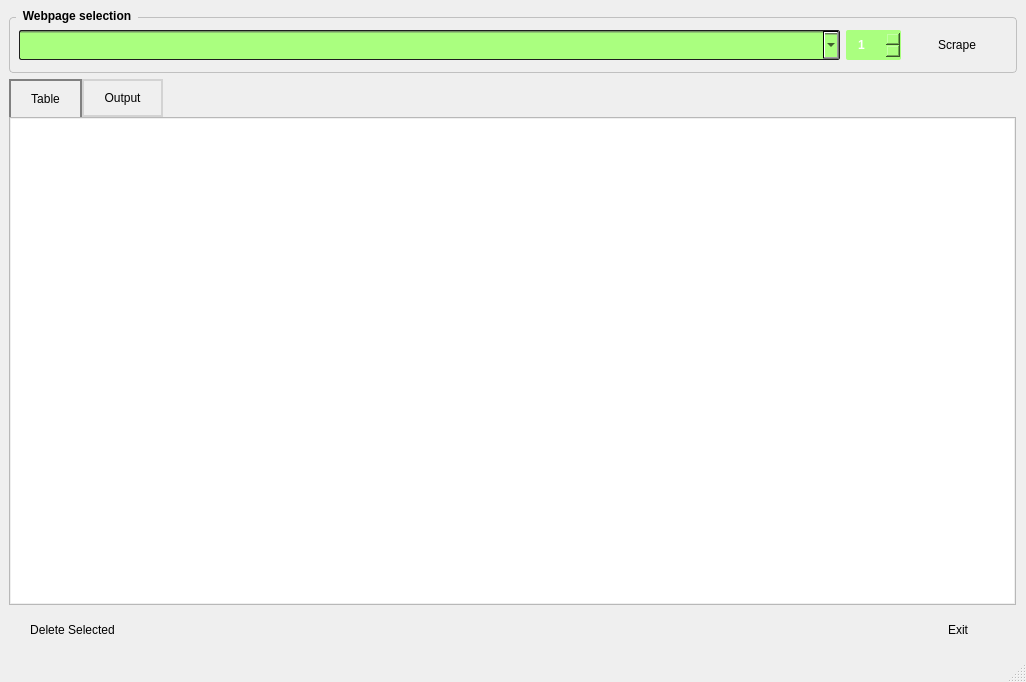
<?xml version="1.0" encoding="UTF-8"?>
<ui version="4.0">
 <class>MainWindow</class>
 <widget class="QMainWindow" name="MainWindow">
  <property name="geometry">
   <rect>
    <x>0</x>
    <y>0</y>
    <width>1026</width>
    <height>682</height>
   </rect>
  </property>
  <property name="windowTitle">
   <string>Scrapy Project</string>
  </property>
  <property name="styleSheet">
   <string notr="true">/* Setting a style */
QWidget {
        background-color: &quot;powderblue&quot;;
}
/* --------------------------------------- expand pane in qtabwidget --------------------------------------- */
QTabWidget::pane {
    border: 0 solid black;
    margin: -9px -8px -8px -9px;
}
QTabBar::tab {
    background: &quot;peachpuff&quot;; 
    border: 2px solid lightgray; 
    padding: 10px 20px 10px 20px;
}
 QTabBar::tab:selected {
    background: &quot;lightgreen&quot;;
    border: 2px solid gray;
    padding: 10px 20px 10px 20px;
    margin-bottom: -2px; 
 }
/* --------------------------------------- Style the BUTTONS --------------------------------------- */
QPushButton {
    color: &quot;black&quot;; /* Button Text */
    padding: 10px;
    border-radius: 5px;
    border-width: 1px;
    border-color: &quot;lightslategrey&quot;;
    border-style: solid;
}
QPushButton#btn_scrape {
    background-color: &quot;lightgreen&quot;;
    padding: 10px 30px 10px 30px;
    border-color: &quot;olivedrap&quot;;
}
QPushButton::hover#btn_scrape {
    color: &quot;white&quot;; /* Button Text */
    background-color: &quot;forestgreen&quot;;
    font-weight:bold;
}
QPushButton#btn_delete {
    background-color: &quot;khaki&quot;;
    padding: 10px 20px 10px 20px;
    border-color: &quot;darkgoldenrod&quot;;
}
QPushButton::hover#btn_delete {
    color: &quot;white&quot;; /* Button Text */
    background-color: &quot;darkgoldenrod&quot;;
    font-weight:bold;
}
QPushButton#btn_exit {
    color: &quot;black&quot;; /* Button Text */
    background-color: &quot;orange&quot;;
    padding: 8px;
    border-radius: 5px;
    border-width: 1px;
    border-color: &quot;red&quot;;
    border-style: solid;
    width:100px;
    height:10px;
}
QPushButton::hover#btn_exit {
    color: &quot;white&quot;; /* Button Text */
    background-color: &quot;red&quot;;
    border-color: &quot;orange&quot;;
    border-width: 0px;
    font-weight:bold;
}
/* --------------------------------------- Style the QGroupbox --------------------------------------- */
QGroupBox {
    font: bold;
    border: 1px solid silver;
    border-radius: 4px;
    margin-top: 8px;
background-color: &quot;lightgreen&quot;;
}
QGroupBox::title {
    subcontrol-origin: margin;
    left: 7px;
    padding: 0px 5px 0px 5px;
}
/*  ---------------------------------------  Setting a style for QTableView  ---------------------------------------  */

QTableView { gridline-color: &quot;orange&quot;;
        background-color: &quot;khaki&quot;;
        border-color: rgb(242, 128, 133);
        padding: 1px;
        }
QHeaderView {
    background-color: &quot;yellow&quot;;
    }
QHeaderView::section {
    padding-bottom: 5px;
    padding-top: 5px;
    background-color: rgb(71, 153, 176);
    color: white;
    height: 25px;
    /* width: 150px; */
    font: 14px;
}
QTableView::item:selected {
    /* row selected */
    background-color: &quot;gold&quot;;
    color: &quot;black&quot;; 
}
QTableView::item {
    /* row selected */
    padding: 5px;
}
QTableView::item:selected {
    background-color: rgb(242, 128, 133);
}

/*  ---------------------------------------  Setting a style for QCombobox  ---------------------------------------  #aaff7f */
QComboBox { 
subcontrol-origin: padding;
    subcontrol-position: top right;
    selection-background-color: #111;
    selection-color: yellow;
    color: &quot;black&quot;;
    background-color: QLinearGradient( x1: 0, y1: 0, x2: 0, y2: 1, stop: 0 #565656, stop: 0.1 #aaff7f, stop: 0.5 #aaff7f, stop: 0.9 #aaff7f, stop: 1 #aaff7f);
    border-style: solid;
    border: 1px solid #1e1e1e;
    border-radius: 2;
    padding: 1px 0px 1px 20px;
}
QComboBox QAbstractItemView {
    border: 2px solid darkgray;
selection-background-color: lightgray;
}
QListView {
    background-color: &quot;lightgreen&quot;;
}
QSpinBox {
    color: white;
    selection-background-color: &quot;lightgreen&quot;;
    background: #aaff7f;
    border: 1px solid &quot;olivedrap&quot;;
    border-radius: 2px;
padding: 1px 10px 1px 10px;
color: &quot;black&quot;;
selection-background-color: &quot;lightgreen&quot;;
selection-color: &quot;black&quot;;
font: bold;
}
QStatusBar {
    background: &quot;skyblue&quot;;
    border-top: 2px solid &quot;gray&quot;;
}
/* --------------------------------------- Status Bar  -----------------------------------*/
QSizeGrip {
    image: url(icon/size_grip.svg);
    width: 20px;
    height: 20px;
    background-color: &quot;skyblue&quot;;
}
QStatusBar, QStatusBar QLabel {
        color: &quot;black&quot;;
}</string>
  </property>
  <widget class="QWidget" name="centralwidget">
   <layout class="QVBoxLayout" name="verticalLayout">
    <item>
     <widget class="QGroupBox" name="groupBox">
      <property name="title">
       <string>Webpage selection</string>
      </property>
      <layout class="QHBoxLayout" name="horizontalLayout_2" stretch="1,0,0">
       <item>
        <widget class="QComboBox" name="comboBox">
         <property name="minimumSize">
          <size>
           <width>0</width>
           <height>30</height>
          </size>
         </property>
        </widget>
       </item>
       <item>
        <widget class="QSpinBox" name="spinBox">
         <property name="minimumSize">
          <size>
           <width>50</width>
           <height>30</height>
          </size>
         </property>
         <property name="minimum">
          <number>1</number>
         </property>
         <property name="maximum">
          <number>50</number>
         </property>
        </widget>
       </item>
       <item>
        <widget class="QPushButton" name="btn_scrape">
         <property name="text">
          <string>Scrape</string>
         </property>
        </widget>
       </item>
      </layout>
     </widget>
    </item>
    <item>
     <widget class="QTabWidget" name="tabs">
      <property name="styleSheet">
       <string notr="true"/>
      </property>
      <property name="currentIndex">
       <number>0</number>
      </property>
      <widget class="QWidget" name="tab_table">
       <attribute name="title">
        <string>Table</string>
       </attribute>
       <layout class="QGridLayout" name="gridLayout">
        <item row="0" column="0">
         <widget class="QTableView" name="tableView">
          <property name="sizePolicy">
           <sizepolicy hsizetype="Expanding" vsizetype="Expanding">
            <horstretch>46</horstretch>
            <verstretch>0</verstretch>
           </sizepolicy>
          </property>
          <property name="editTriggers">
           <set>QAbstractItemView::EditTrigger::NoEditTriggers</set>
          </property>
         </widget>
        </item>
       </layout>
      </widget>
      <widget class="QWidget" name="tab_output">
       <attribute name="title">
        <string>Output</string>
       </attribute>
       <layout class="QHBoxLayout" name="horizontalLayout_3">
        <item>
         <widget class="QTextEdit" name="textEdit"/>
        </item>
       </layout>
      </widget>
     </widget>
    </item>
    <item>
     <layout class="QHBoxLayout" name="horizontalLayout">
      <item>
       <widget class="QPushButton" name="btn_delete">
        <property name="text">
         <string>Delete Selected</string>
        </property>
       </widget>
      </item>
      <item>
       <spacer name="horizontalSpacer">
        <property name="orientation">
         <enum>Qt::Orientation::Horizontal</enum>
        </property>
        <property name="sizeHint" stdset="0">
         <size>
          <width>40</width>
          <height>20</height>
         </size>
        </property>
       </spacer>
      </item>
      <item>
       <widget class="QPushButton" name="btn_exit">
        <property name="text">
         <string>Exit</string>
        </property>
       </widget>
      </item>
     </layout>
    </item>
   </layout>
  </widget>
  <widget class="QMenuBar" name="menubar">
   <property name="geometry">
    <rect>
     <x>0</x>
     <y>0</y>
     <width>1026</width>
     <height>18</height>
    </rect>
   </property>
  </widget>
  <widget class="QStatusBar" name="statusbar"/>
 </widget>
 <resources/>
 <connections/>
</ui>
